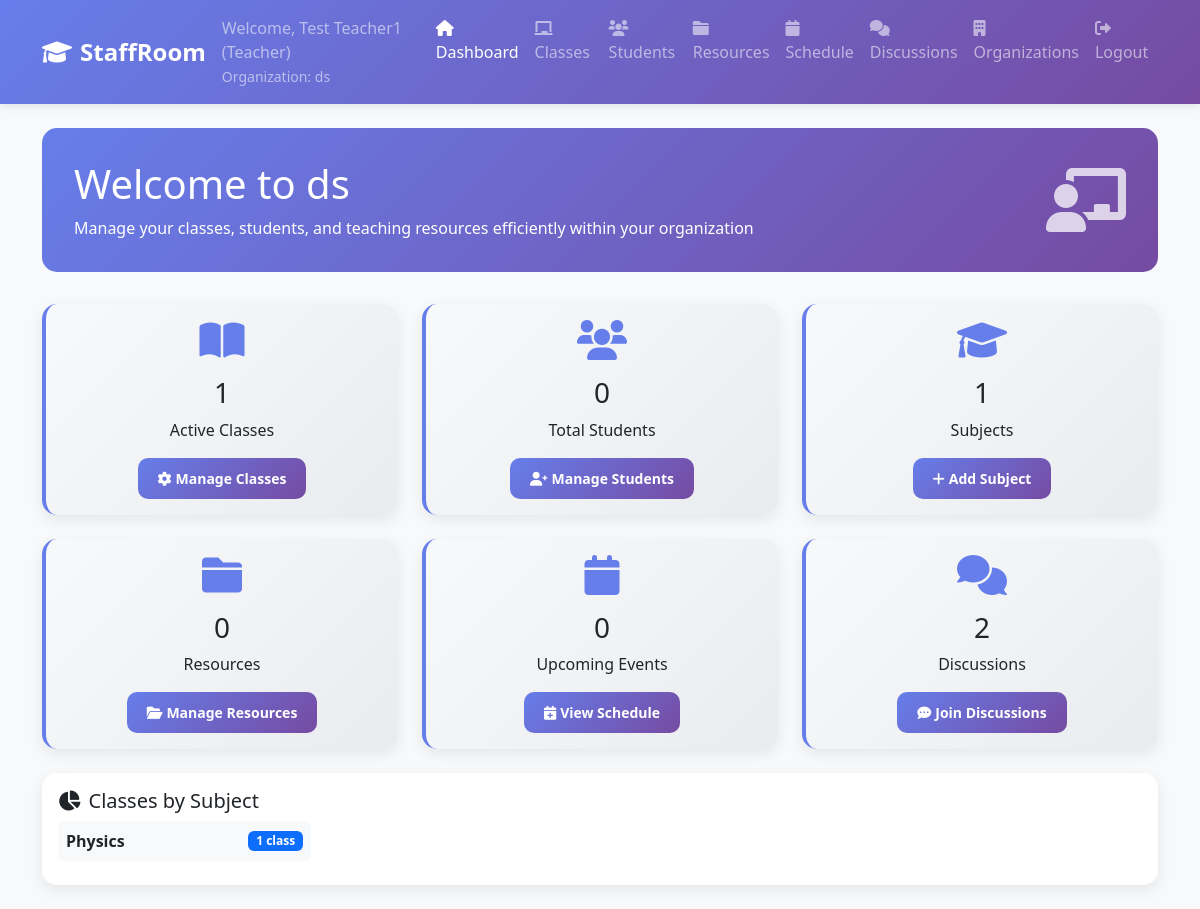
/dashboard (signed in), run on the app's committed database.
### tables this page shows
CREATE TABLE users (
                id INTEGER PRIMARY KEY AUTOINCREMENT,
                username TEXT UNIQUE NOT NULL,
                email TEXT UNIQUE NOT NULL,
                password_hash TEXT NOT NULL,
                first_name TEXT NOT NULL,
                last_name TEXT NOT NULL,
                user_type TEXT NOT NULL CHECK (user_type IN ('teacher', 'student', 'admin')),
                created_at TIMESTAMP DEFAULT CURRENT_TIMESTAMP,
                is_active BOOLEAN DEFAULT 1
            , phone_number TEXT, profile_photo_path TEXT, bio TEXT, grade INTEGER);

CREATE TABLE organizations (
                id INTEGER PRIMARY KEY AUTOINCREMENT,
                name TEXT NOT NULL,
                description TEXT,
                about TEXT,
                location TEXT,
                contact_email TEXT,
                contact_phone TEXT,
                website TEXT,
                logo_filename TEXT,
                logo_path TEXT,
                is_public BOOLEAN DEFAULT 1,
                discussion_privacy TEXT DEFAULT 'public' CHECK (discussion_privacy IN ('public', 'private')),
                created_by INTEGER NOT NULL,
                created_at TIMESTAMP DEFAULT CURRENT_TIMESTAMP,
                updated_at TIMESTAMP DEFAULT CURRENT_TIMESTAMP, banner_filename TEXT, banner_path TEXT,
                FOREIGN KEY (created_by) REFERENCES users (id)
            );

CREATE TABLE classes (
                id INTEGER PRIMARY KEY AUTOINCREMENT,
                name TEXT NOT NULL,
                description TEXT,
                subject_id INTEGER NOT NULL,
                grade_level INTEGER NOT NULL CHECK (grade_level BETWEEN 1 AND 12),
                teacher_id INTEGER NOT NULL,
                created_at TIMESTAMP DEFAULT CURRENT_TIMESTAMP, organization_id INTEGER,
                FOREIGN KEY (subject_id) REFERENCES subjects (id),
                FOREIGN KEY (teacher_id) REFERENCES users (id)
            );

CREATE TABLE subjects (
                id INTEGER PRIMARY KEY AUTOINCREMENT,
                name TEXT UNIQUE NOT NULL,
                description TEXT,
                is_custom BOOLEAN DEFAULT 0,
                created_by INTEGER,
                created_at TIMESTAMP DEFAULT CURRENT_TIMESTAMP,
                FOREIGN KEY (created_by) REFERENCES users (id)
            );

### web_app.py (the view)
    def decorated_function(*args, **kwargs):
        if 'user_id' not in session:
            return redirect(url_for('login'))
        user_organizations = db.get_user_organizations(session['user_id'])
        if not user_organizations:
            flash('You must join an organization to access this feature.', 'warning')
            return redirect(url_for('organizations'))
        return f(*args, **kwargs)

### web_app.py (called while the page is built)
def require_organization_access(f):
    def decorated_function(*args, **kwargs):
        if 'user_id' not in session:
            return redirect(url_for('login'))
        user_organizations = db.get_user_organizations(session['user_id'])
        if not user_organizations:
            flash('You must join an organization to access this feature.', 'warning')
            return redirect(url_for('organizations'))
        return f(*args, **kwargs)
    decorated_function.__name__ = f.__name__
    return decorated_function

    def get_connection(self):
        if self.db_path.startswith('postgresql://'):
            import psycopg2
            from psycopg2.extras import RealDictCursor
            conn = psycopg2.connect(self.db_path, cursor_factory=RealDictCursor)
        else:
            db_file = self.db_path.replace('sqlite:///', '')
            conn = sqlite3.connect(db_file)
            conn.row_factory = sqlite3.Row
        return conn

    def get_teacher_classes(self, teacher_id):
        conn = self.get_connection()
        cursor = conn.execute("""
            SELECT c.*, s.name as subject_name, s.description as subject_description
            FROM classes c
            JOIN subjects s ON c.subject_id = s.id
            WHERE c.teacher_id = ?
            ORDER BY c.grade_level, s.name
        """, (teacher_id,))
        classes = [dict(row) for row in cursor.fetchall()]
        conn.close()
        return classes

    def get_class_students(self, class_id):
        conn = self.get_connection()
        cursor = conn.execute("""
            SELECT u.*, cs.enrolled_at FROM users u
            JOIN class_students cs ON u.id = cs.student_id
            WHERE cs.class_id = ?
            ORDER BY u.first_name, u.last_name
        """, (class_id,))
        students = [dict(row) for row in cursor.fetchall()]
        conn.close()
        return students

    def get_user_organizations(self, user_id):
        conn = self.get_connection()
        cursor = conn.execute("""
            SELECT o.*, om.role, om.joined_at
            FROM organizations o
            JOIN organization_memberships om ON o.id = om.organization_id
            WHERE om.user_id = ?
            ORDER BY om.joined_at DESC
            LIMIT 1
        """, (user_id,))
        result = cursor.fetchone()
        conn.close()
        return [dict(result)] if result else []

### templates/dashboard.html (shortened to what this page needs)
{% extends "common/base.html" %}
{% block content %}
        <div class="welcome-section">
            <div class="row align-items-center">
                <div class="col-md-8">
                    <h1 class="mb-2">Welcome to {{ stats.organization_name }}</h1>
                    <p class="mb-0">Manage your classes, students, and teaching resources efficiently within your organization</p>
                </div>
                <div class="col-md-4 text-end">
                    <i class="fas fa-chalkboard-teacher fa-4x opacity-75"></i>
                </div>
            </div>
        </div>
        <div class="row mb-4">
            {% if user_type == 'teacher' %}
                <div class="col-md-4">
                    <div class="card stats-card h-100">
                        <div class="card-body text-center">
                            <i class="fas fa-book-open card-icon"></i>
                            <h3>{{ stats.classes }}</h3>
                            <p class="mb-3">Active Classes</p>
                            <a href="{{ url_for('classes') }}" class="btn btn-primary btn-sm">
                                <i class="fas fa-cog me-1"></i>Manage Classes
                            </a>
                        </div>
                    </div>
                </div>
                <div class="col-md-4">
                    <div class="card stats-card h-100">
                        <div class="card-body text-center">
                            <i class="fas fa-users card-icon"></i>
                            <h3>{{ stats.total_students }}</h3>
                            <p class="mb-3">Total Students</p>
                            <a href="{{ url_for('students') }}" class="btn btn-primary btn-sm">
                                <i class="fas fa-user-plus me-1"></i>Manage Students
                            </a>
                        </div>
                    </div>
                </div>
                <div class="col-md-4">
                    <div class="card stats-card h-100">
                        <div class="card-body text-center">
                            <i class="fas fa-graduation-cap card-icon"></i>
                            <h3>{{ stats.subjects }}</h3>
                            <p class="mb-3">Subjects</p>
                            <a href="{{ url_for('classes') }}" class="btn btn-primary btn-sm">
                                <i class="fas fa-plus me-1"></i>Add Subject
                            </a>
                        </div>
                    </div>
                </div>
            {% endif %}
        </div>
        <div class="row mb-4">
            <div class="col-md-4">
                <div class="card stats-card h-100">
                    <div class="card-body text-center">
                        <i class="fas fa-folder card-icon"></i>
                        <h3>{{ stats.resources or 0 }}</h3>
                        <p class="mb-3">Resources</p>
                        <a href="{{ url_for('resources') }}" class="btn btn-primary btn-sm">
                            <i class="fas fa-folder-open me-1"></i>Manage Resources
                        </a>
                    </div>
                </div>
            </div>
            <div class="col-md-4">
                <div class="card stats-card h-100">
                    <div class="card-body text-center">
                        <i class="fas fa-calendar card-icon"></i>
                        <h3>{{ stats.events or 0 }}</h3>
                        <p class="mb-3">Upcoming Events</p>
                        <a href="{{ url_for('schedule') }}" class="btn btn-primary btn-sm">
                            <i class="fas fa-calendar-plus me-1"></i>View Schedule
                        </a>
                    </div>
                </div>
            </div>
            <div class="col-md-4">
                <div class="card stats-card h-100">
                    <div class="card-body text-center">
                        <i class="fas fa-comments card-icon"></i>
                        <h3>{{ stats.discussions or 0 }}</h3>
                        <p class="mb-3">Discussions</p>
                        <a href="{{ url_for('discussions') }}" class="btn btn-primary btn-sm">
                            <i class="fas fa-comment-dots me-1"></i>Join Discussions
                        </a>
                    </div>
                </div>
            </div>
        </div>
        {% if user_type == 'teacher' and stats.subject_breakdown %}
        <div class="row mb-4">
            <div class="col-12">
                <div class="card">
                    <div class="card-body">
                        <h5 class="card-title">
                            <i class="fas fa-chart-pie me-2"></i>Classes by Subject
                        </h5>
                        <div class="row">
                            {% for subject, count in stats.subject_breakdown.items() %}
                            <div class="col-md-3 col-sm-6 mb-2">
                                <div class="d-flex justify-content-between align-items-center p-2 bg-light rounded">
                                    <span class="fw-bold">{{ subject }}</span>
                                    <span class="badge bg-primary">{{ count }} class{{ 'es' if count > 1 else '' }}</span>
                                </div>
                            </div>
                            {% endfor %}
                        </div>
                    </div>
                </div>
            </div>
        </div>
        {% endif %}
{% endblock %}

### templates/common/header.html
<nav class="navbar navbar-expand-lg navbar-dark">
    <div class="container">
        <a class="navbar-brand" href="{{ url_for('dashboard') }}">
            <i class="fas fa-graduation-cap me-2"></i>StaffRoom
        </a>
        <div class="navbar-nav ms-auto">
            <span class="navbar-text me-3">
                Welcome, {{ session.first_name }} {{ session.last_name }} ({{ session.user_type.title() }})
                {% if session.current_org_id %}
                <br><small>Organization: {{ session.current_org_name or 'Unknown' }}</small>
                {% endif %}
            </span>
            <a class="nav-link {% if request.endpoint == 'dashboard' %}active{% endif %}" href="{{ url_for('dashboard') }}">
                <i class="fas fa-home me-1"></i>Dashboard
            </a>
            <a class="nav-link {% if request.endpoint == 'classes' %}active{% endif %}" href="{{ url_for('classes') }}">
                <i class="fas fa-chalkboard me-1"></i>Classes
            </a>
            <a class="nav-link {% if request.endpoint == 'students' %}active{% endif %}" href="{{ url_for('students') }}">
                <i class="fas fa-users me-1"></i>Students
            </a>
            <a class="nav-link {% if request.endpoint == 'resources' %}active{% endif %}" href="{{ url_for('resources') }}">
                <i class="fas fa-folder me-1"></i>Resources
            </a>
            <a class="nav-link {% if request.endpoint == 'schedule' %}active{% endif %}" href="{{ url_for('schedule') }}">
                <i class="fas fa-calendar me-1"></i>Schedule
            </a>
            <a class="nav-link {% if request.endpoint == 'discussions' or request.endpoint == 'global_discussions' %}active{% endif %}" href="{{ url_for('discussions') }}">
                <i class="fas fa-comments me-1"></i>Discussions
            </a>
            <a class="nav-link {% if request.endpoint == 'organizations' %}active{% endif %}" href="{{ url_for('organizations') }}">
                <i class="fas fa-building me-1"></i>Organizations
            </a>
            <a class="nav-link" href="{{ url_for('logout') }}">
                <i class="fas fa-sign-out-alt me-1"></i>Logout
            </a>
        </div>
    </div>
</nav>

### data on the page
users: first_name "Test", last_name "Teacher1"
organizations: name "ds", organization_name "ds"
classes: name "Physics", count "1"

### other printed values
{{ session.user_type.title() }} "Teacher"
{{ stats.classes }} "1"
{{ stats.total_students }} "0"
{{ stats.subjects }} "1"
{{ stats.resources or 0 }} "0"
{{ stats.events or 0 }} "0"
{{ stats.discussions or 0 }} "2"
